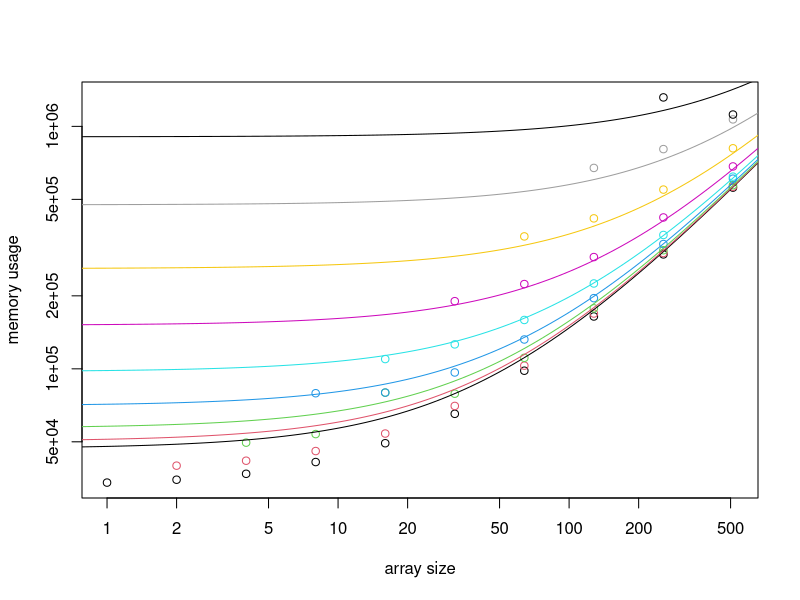
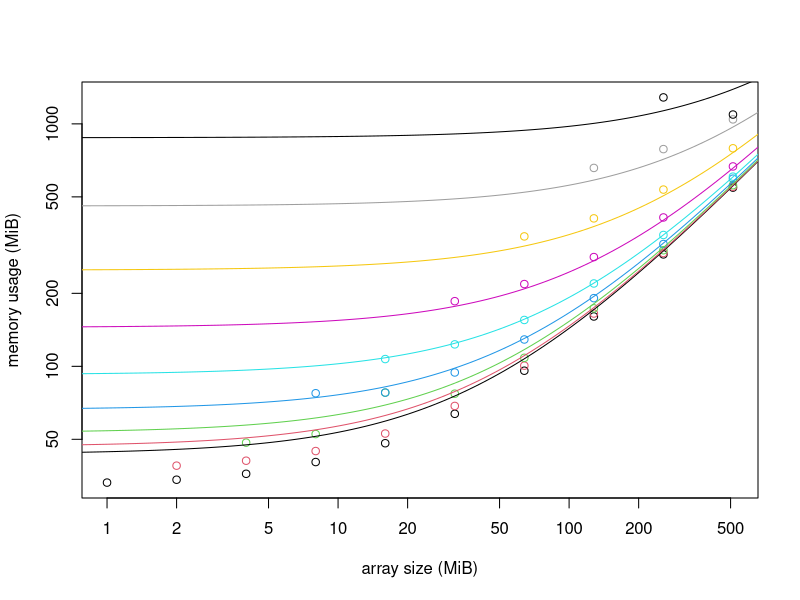
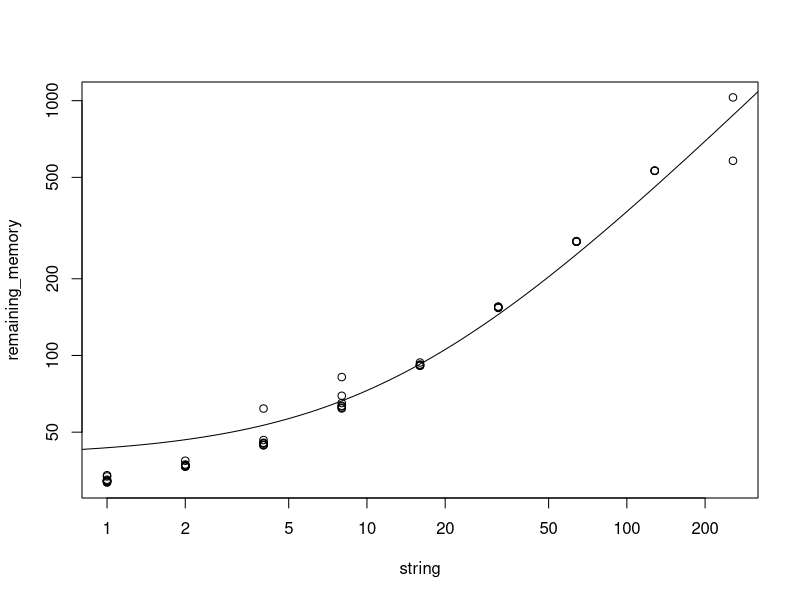

The R script that drew these images, in order:
data <- read.csv("results.csv", header = FALSE)
names(data) <- c("array", "string", "memory")
attach(data)

regression <- lm(memory ~ array + string)
summary(regression)

plot(array, memory, col = log(string, 2) + 1, log = "xy", xlab = "array size", ylab = "memory usage")
for (i in 0:8) {
  s = 2 ^ i
  abline(regression$coefficients[1] + regression$coefficients[3] * s, regression$coefficients[2],
         untf = TRUE, col = i + 1)
}

# Quadratic? Doesn't help that much
string2 <- string ^ 2
regression2 <- lm(memory ~ array + string + string2)
summary(regression2)

# Fix one of the coefficients
memory <- memory / 1024
remaining_memory <- memory - array
regression3 <- lm(remaining_memory ~ string)
summary(regression3)

plot(array, memory, col = log(string, 2) + 1, log = "xy", xlab = "array size (MiB)", ylab = "memory usage (MiB)")
for (i in 0:8) {
  s = 2 ^ i
  abline(regression3$coefficients[1] + regression3$coefficients[2] * s, 1, untf = TRUE, col = i + 1)
}
plot(string, remaining_memory, log = "xy")
abline(regression3$coefficients[1], regression3$coefficients[2], untf = TRUE)
